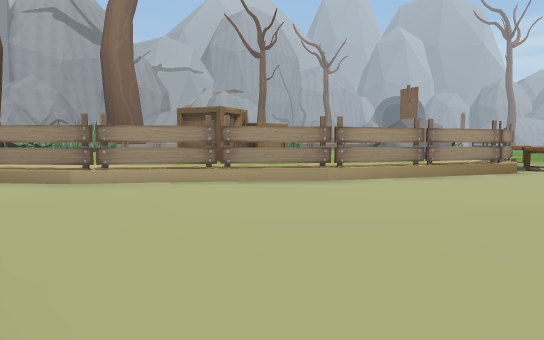
[1] (above)

24 first-person views from a walk through a 3-D level made in the Unity game engine. The camera is 1.3 m above the floor, tilts 4° down and sees 70° across. The floor is counted in squares, 2 m on a side. Each view is taken from the middle of a square. On the plan, view 1 faces up. The plan holds only what a view shows up to about 11 squares ahead; the rest is blank. The place goes on beyond the plan. The player character is not drawn. Some surface patterns are stand-ins.

[2]
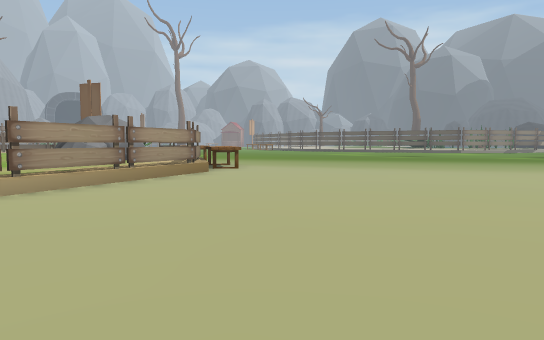

[3]
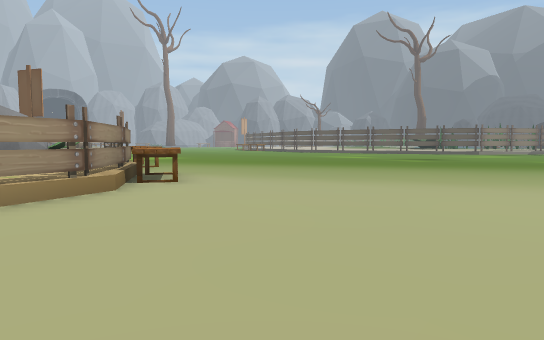

[4]
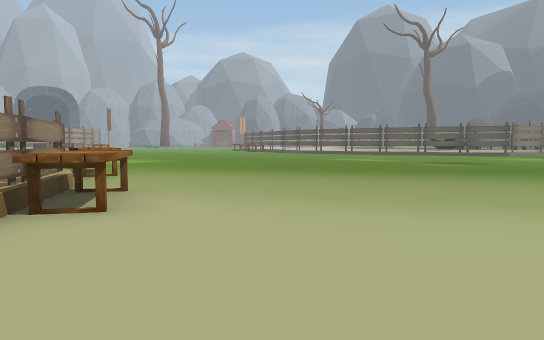

[5]
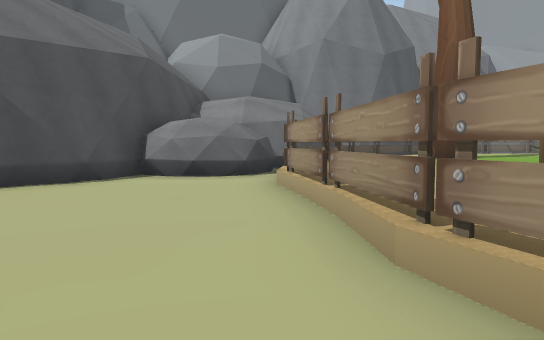

[6]
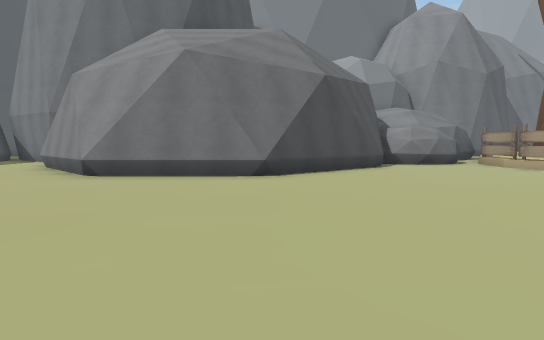

[7]
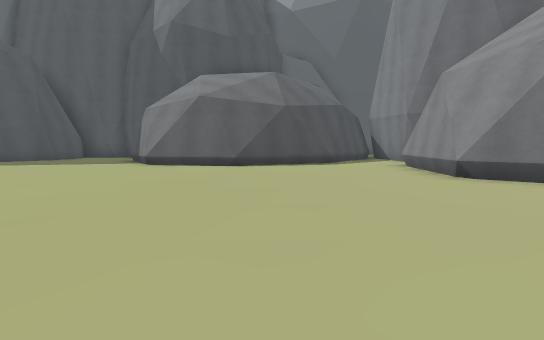

[8]
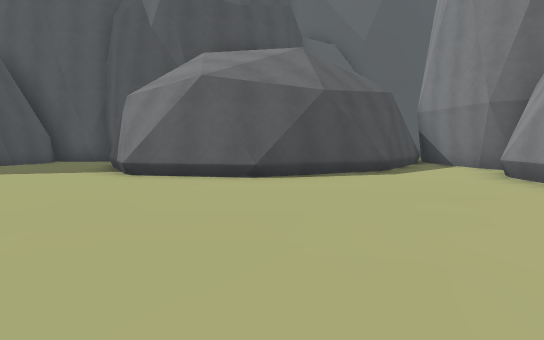

[9]
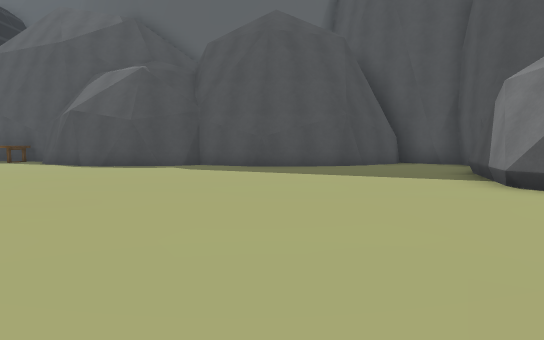

[10]
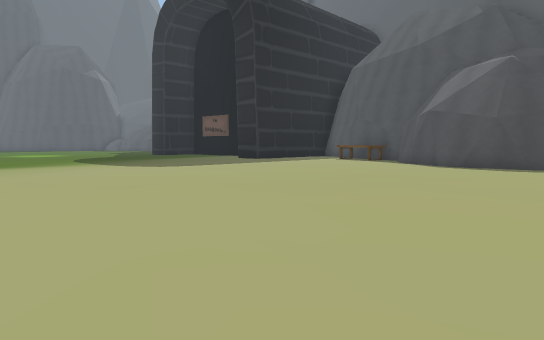

[11]
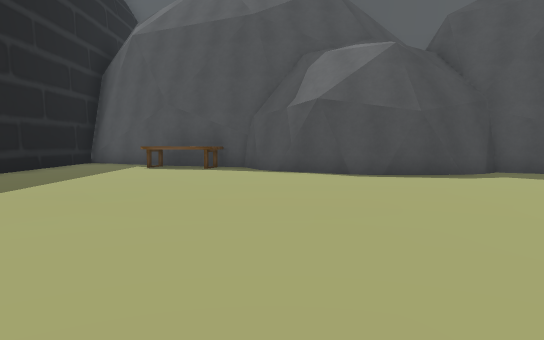

[12]
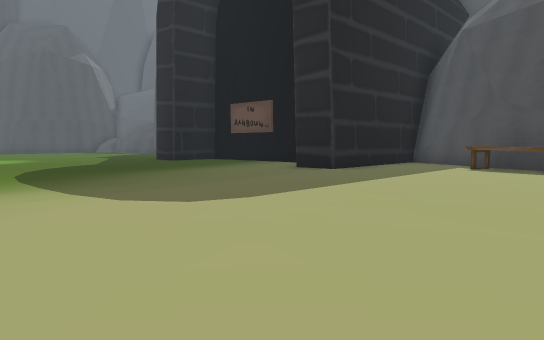

[13]
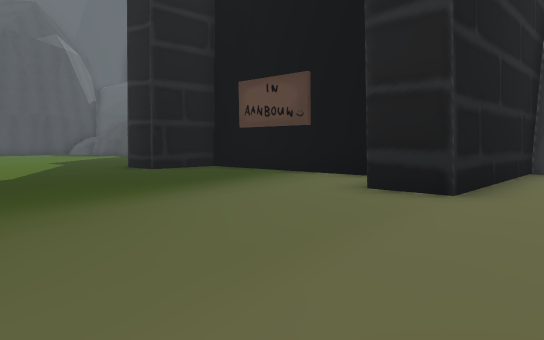

[14]
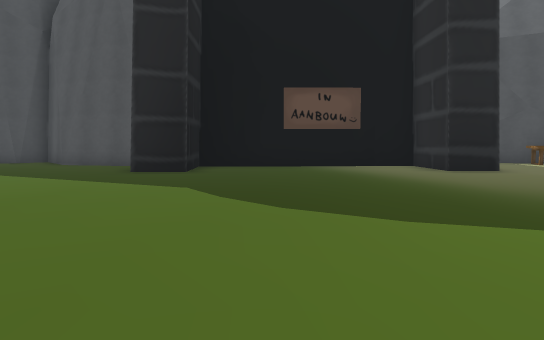

[15]
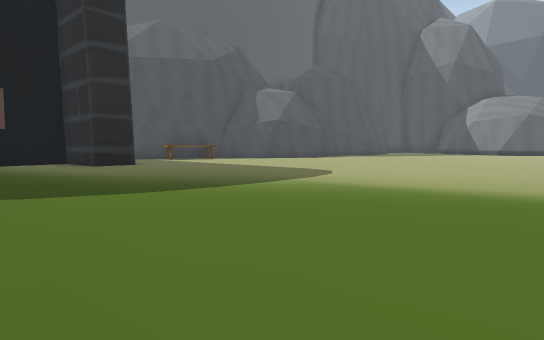

[16]
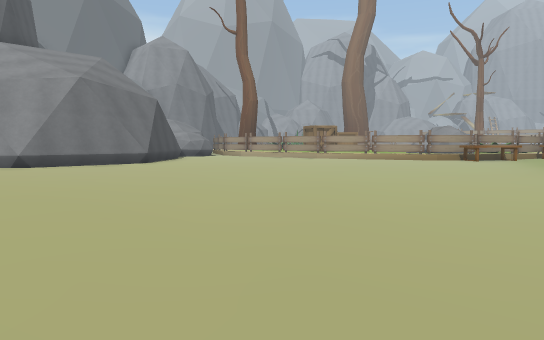

[17]
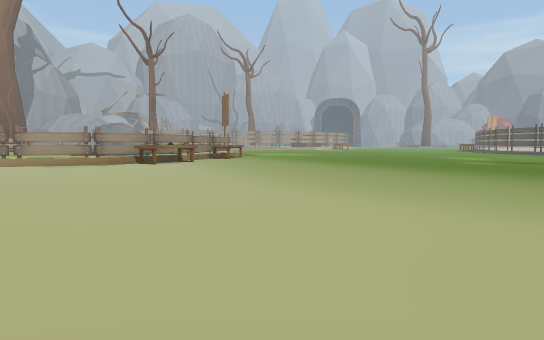

[18]
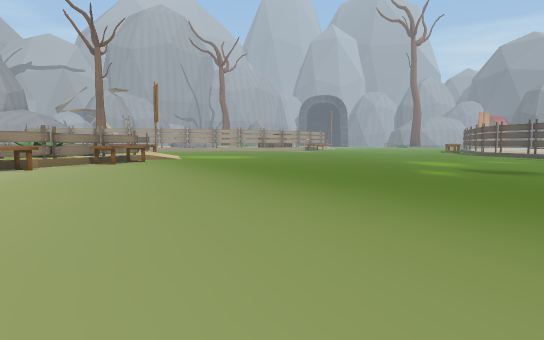

[19]
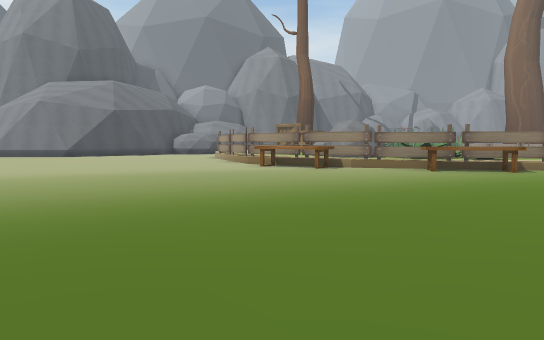

[20]
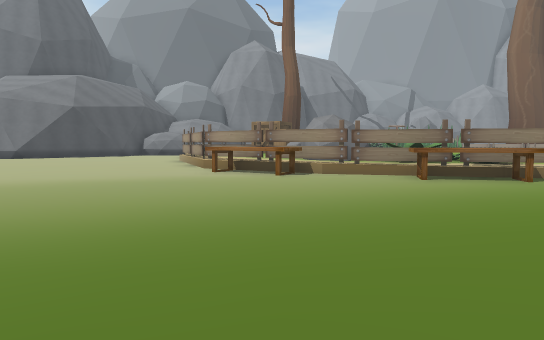

[21]
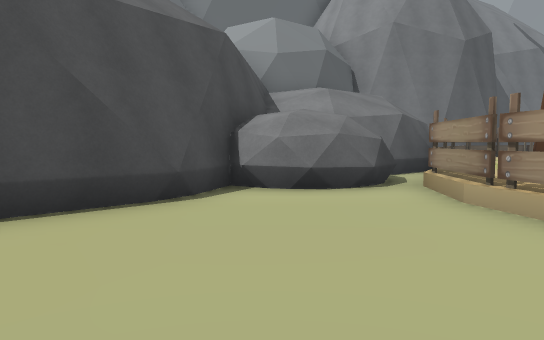

[22]
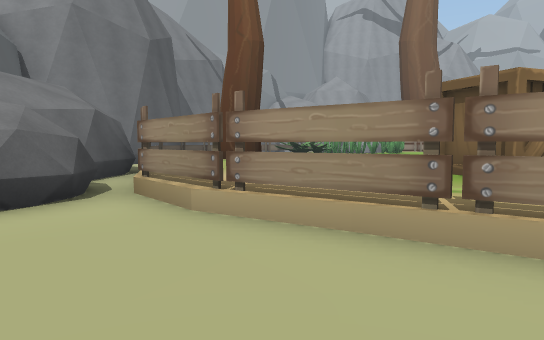

[23]
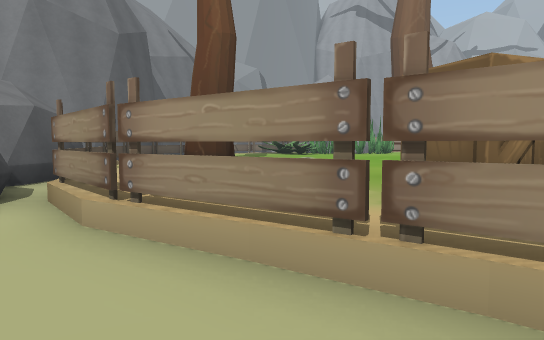

[24]
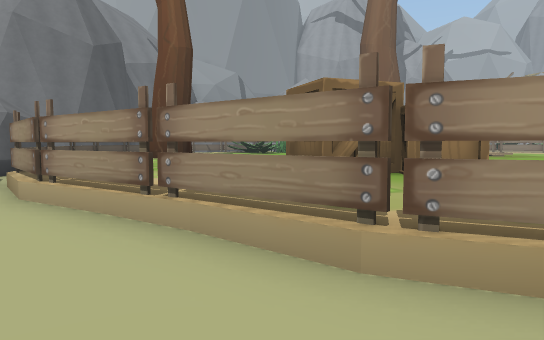

### Floor plan
Key: @ floor where view 1 was taken; # wall or solid block; . main floor; : floor 0.5 m higher than the main floor; / step, stairs or slope; O other object.
Columns run from 11 left of view 1 to 28 right of it. Each row starts with its distance up from view 1.
 13    ::            OOO.....
 12    ::         OOO:O.............
 11   ##    :O O  OOO//.............
 10         :OOO    :OO............
  9 #OO     ::O: ::::O.............
  8   #O  :::::::::O/.............
  7   ###O::::::OO................
  6     #OO/O....................
  5      OO.....................
  4      OO....................
  3       ##...................
  2        ##.................
  1         ##...............
  0          ##@............
 -1           #.............
 -2           #............
 -3           #............
 -4          ##............
 -5         ##.............
 -6        ##..............        ....
 -7      #.............................
 -8      #.............................
 -9      ######.........................
-10           ##.........................
-11            ##........................
-12             #.........................
-13             #..........................
-14             #...........................
-15             ............................
-16           #.............................
-17           #...####.###.......##.....##..
-18                  ### ###.....##.....# ..
-19                        #.OO..##########
-20                        ####..#
-21                           ####

Positions as (right, up) in squares from view 1, and headings:
1: (0, 0), facing up
2: (0, 1), facing up-right
3: (3, 3), facing up-right
4: (5, 5), facing up-right
5: (3, 6), facing left
6: (7, 0), facing left
7: (7, -1), facing down-left
8: (5, -4), facing down-left
9: (5, -6), facing down
10: (6, -6), facing down-right
11: (12, -9), facing down
12: (12, -9), facing down-right
13: (16, -12), facing down-right
14: (23, -8), facing down
15: (23, -6), facing down-left
16: (11, -6), facing up-left
17: (10, -3), facing up
18: (13, 1), facing up
19: (17, 9), facing left
20: (15, 10), facing left
21: (1, 4), facing left
22: (0, 4), facing up-left
23: (0, 5), facing up-left
24: (2, 5), facing up-left
